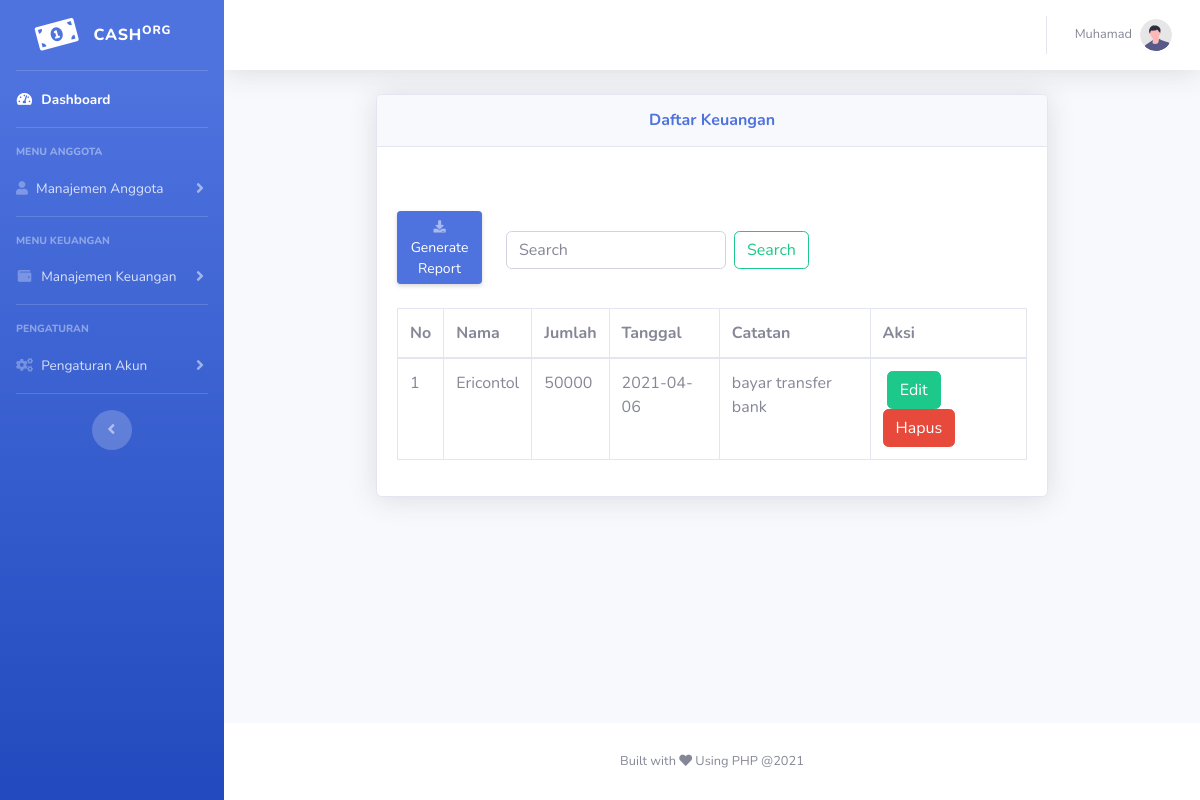
The page /dashboard/search_data.php?cari=Ericontol (signed in) on the database its author committed.
### tables this page shows
CREATE TABLE `cash_masuk` (
  `id` int(11) NOT NULL,
  `bayar_anggota` varchar(255) NOT NULL,
  `nominal_cash` int(100) NOT NULL,
  `ket_pembayaran` varchar(255) NOT NULL,
  `tgl_masuk` date NOT NULL,
  `code_uniq` varchar(255) NOT NULL
);

### dashboard/search_data.php (the view, shortened to what this page needs)
<?php
$nama_anggota = "";
$jumlah = "";
$tanggal = "";
$catatan = "";
$code = "";
if(isset($_GET['cari']) && !empty($_GET['cari'])){
    $data = $_GET['cari'];
    $db = database::connect();
        $query = $db->prepare("SELECT * FROM cash_masuk WHERE bayar_anggota LIKE :nama or nominal_cash LIKE :nominal or ket_pembayaran LIKE :ket or tgl_masuk LIKE :tgl");
        $query->bindValue(":nama", "%" . $data . "%", PDO::PARAM_STR);
        $query->bindValue(":nominal", "%" . $data . "%", PDO::PARAM_STR);
        $query->bindValue(":ket", "%" . $data . "%", PDO::PARAM_STR);
        $query->bindValue(":tgl", "%" . $data . "%", PDO::PARAM_STR );
        $query->execute();
            if($query->rowCount() === 1){
                $data_kas = $query->fetch(PDO::FETCH_ASSOC);
                $nama_anggota = $data_kas['bayar_anggota'];
                $jumlah = $data_kas['nominal_cash'];
                $tanggal = $data_kas['tgl_masuk'];
                $catatan = $data_kas['ket_pembayaran'];
                $code = $data_kas['code_uniq'];
           } else{
            echo "<script>alert('Tidak ada data!');
                              document.location.href = 'daftar_keuangan.php';</script>";
            }
}else{
    header("Location: daftar_keuangan.php");
    exit();
}
 ?>
<!DOCTYPE html>
<html lang="en">
<head>
    <link href="vendor/fontawesome-free/css/all.min.css" rel="stylesheet" type="text/css">
    <link href="css/sb-admin-2.min.css" rel="stylesheet">
</head>
<body id="page-top">
    <div id="wrapper">
        <ul class="navbar-nav bg-gradient-primary sidebar sidebar-dark accordion" id="accordionSidebar">
            <a class="sidebar-brand d-flex align-items-center justify-content-center" href="index.php">
                <div class="sidebar-brand-icon rotate-n-15">
                    <i class="fas fa-money-bill-alt"></i>
                </div>
                <div class="sidebar-brand-text mx-3">Cash<sup>org</sup></div>
            </a>
            <hr class="sidebar-divider my-0">
            <li class="nav-item active">
                <a class="nav-link" href="index.php">
                    <i class="fas fa-fw fa-tachometer-alt"></i>
                    <span>Dashboard</span></a>
            </li>
            <hr class="sidebar-divider">
            <div class="sidebar-heading">
                Menu Anggota
            </div>
            <li class="nav-item">
                <a class="nav-link collapsed" href="#" data-toggle="collapse" data-target="#collapseTwo"
                    aria-expanded="true" aria-controls="collapseTwo">
                    <i class="fas fa-user fa-cog"></i>
                    <span>Manajemen Anggota</span>
                </a>
            </li>
            <hr class="sidebar-divider">
            <div class="sidebar-heading">
                Menu Keuangan
            </div>
            <li class="nav-item">
                <a class="nav-link collapsed" href="#" data-toggle="collapse" data-target="#collapsePages"
                    aria-expanded="true" aria-controls="collapsePages">
                    <i class="fas fa-fw fa-wallet"></i>
                    <span>Manajemen Keuangan</span>
                </a>
            </li>
            <hr class="sidebar-divider">
            <div class="sidebar-heading">
                Pengaturan
            </div>
            <li class="nav-item">
                <a class="nav-link collapsed" href="#" data-toggle="collapse" data-target="#collapseCon"
                    aria-expanded="true" aria-controls="collapsePages">
                    <i class="fas fa-fw fa-cogs"></i>
                    <span>Pengaturan Akun</span>
                </a>
            </li>
            <hr class="sidebar-divider d-none d-md-block">
            <div class="text-center d-none d-md-inline">
                <button class="rounded-circle border-0" id="sidebarToggle"></button>
            </div>
        </ul>
        <div id="content-wrapper" class="d-flex flex-column">
            <div id="content">
                <nav class="navbar navbar-expand navbar-light bg-white topbar mb-4 static-top shadow">
                    <ul class="navbar-nav ml-auto">
                        <li class="nav-item dropdown no-arrow">
                            <a class="nav-link dropdown-toggle" href="#" id="userDropdown" role="button"
                                data-toggle="dropdown" aria-haspopup="true" aria-expanded="false">
                                <span class="mr-2 d-none d-lg-inline text-gray-600 small"><?php echo $_SESSION['nama']; ?></span>
                                <img class="img-profile rounded-circle"
                                    src="img/undraw_profile.svg">
                            </a>
                        </li>
                    </ul>
                </nav>
                <div class="container-fluid">
                    <center>
                    <div class="col-md-9 justify-content-center">
                   <div class="card shadow mb-5">
                    <center>
                        <div class="card-header py-3">
                            <h6 class="m-0 font-weight-bold text-primary">Daftar Keuangan</h6>
                        </div>
                        </center>
                        <div class="card-body">
                                <div class="row mt-3">
                             <div class="col-md-2  mt-4">
                                <a href="export_kas.php" class="d-none d-sm-inline-block btn btn-sm btn-primary shadow-sm mt-1"><i class="fas fa-download fa-sm text-white-50"></i> Generate Report</a>
                             </div>
                             <div class="col-md-8 mt-5 ">
                               <form class="form-inline my-2 my-lg-0" action="search_data.php" method="get" name='cari'>
                                     <input class="form-control mr-sm-2" type="search" placeholder="Search" aria-label="Search" name='cari'  required>
                                     <button class="btn btn-outline-success my-2 my-sm-0" type="submit">Search</button>
                                   </form>
                             </div>
                             </div>
                             <br>
                            <div class="table-responsive d-flex">
                                <table class="table table-bordered" id="dataTable" width="100%" cellspacing="0">
                                    <thead>
                                        <?php $no = 1; ?>
                                        <tr >
                                            <th>No</th>
                                            <th>Nama</th>
                                            <th>Jumlah</th>
                                            <th>Tanggal</th>
                                            <th>Catatan</th>
                                            <th>Aksi</th>
                                        </tr>
                                    </thead>
                                    <tbody>
                                        <tr>
                                            <td><?php echo $no; ?></td>
                                            <td><?php echo $nama_anggota; ?></td>
                                            <td><?php echo $jumlah; ?></td>
                                            <td><?php echo $tanggal; ?></td>
                                            <td><?php echo $catatan; ?></td>
                                            <td>&nbsp;<a href="edit_kas.php?num=<?php echo $code; ?>"><button type="button" class="btn btn-success">Edit</button></a>
                                                &nbsp; <a href="hapus_data.php?id_kas=<?php echo $code; ?>"><button type="button" class="btn btn-danger" onclick="return confirm('Apakah Anda Yakin?')">Hapus</button></a>
                                            </td>
                                        </tr>
                                    </tbody>
                                </table>
                            </div>
                        </div>
                    </div>
                    </div>
                    </center>
                </div>
            </div>
            <footer class="sticky-footer bg-white">
                <div class="container my-auto">
                    <div class="copyright text-center my-auto">
                        <span>Built with <i class="fas fa-heart"></i> Using PHP @<?php echo date('Y'); ?></span>
                    </div>
                </div>
            </footer>
        </div>
    </div>
</body>
</html>

### rows shown on the page
cash_masuk: bayar_anggota "Ericontol", nominal_cash "50000", tgl_masuk "2021-04-06", ket_pembayaran "bayar transfer bank"

### other values the page prints
$_SESSION['nama'] "Muhamad"
$no "1"
